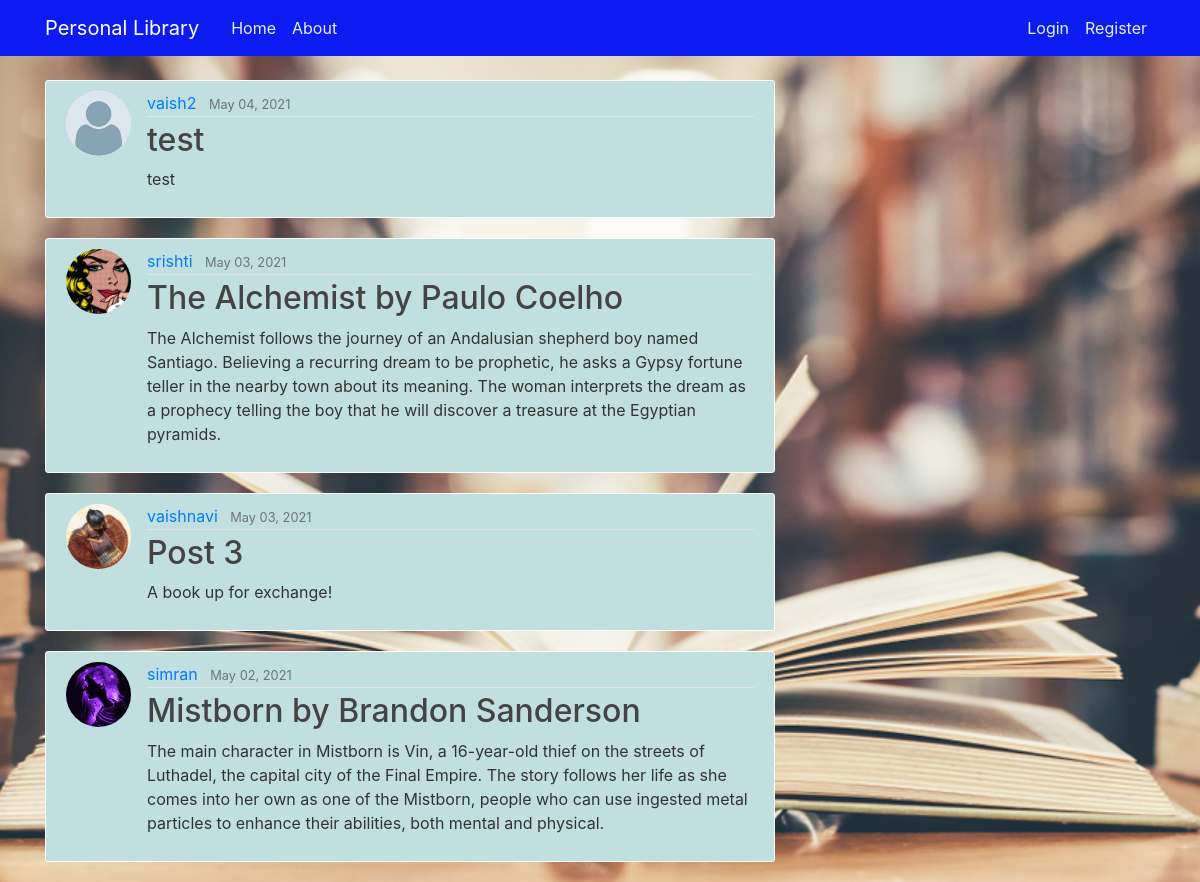
The app's page /, older data.
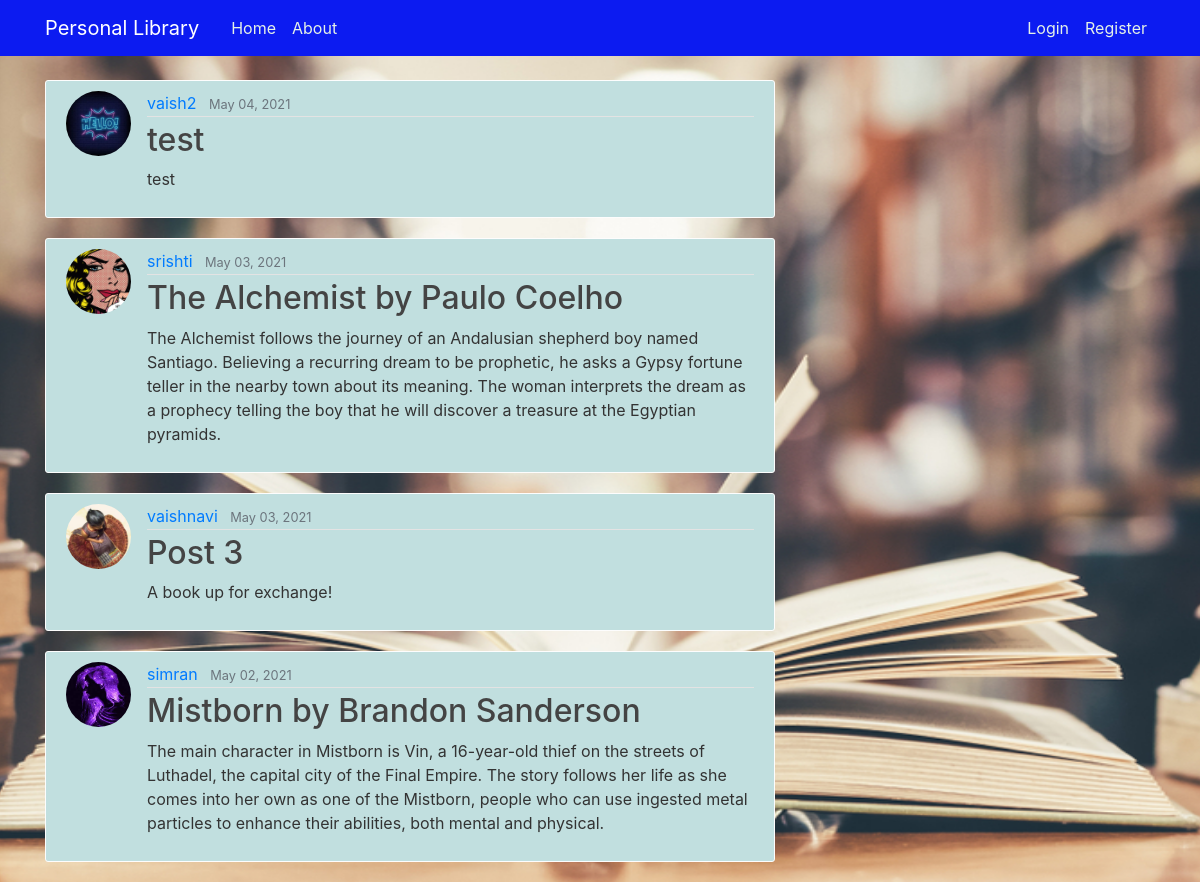
The same page, newer data.
### library/models.py (models this page shows, shortened)
class Post(models.Model):
    title = models.CharField(max_length=100, help_text="Please enter the NAME of the book and its AUTHOR!")
    content = models.TextField(max_length=1000, help_text="Enter a SUMMARY for the book!")
    date_posted = models.DateTimeField(default=timezone.now)
    author = models.ForeignKey(User, on_delete=models.CASCADE)
    book_img = models.ImageField(default='default_book.jpg', upload_to='book_images')

### users/models.py (models this page shows, shortened)
class Profile(models.Model):
    user = models.OneToOneField(User, on_delete=models.CASCADE)
    image = models.ImageField(default='default.jpg',upload_to='profile_pics')

### library/views.py (the view)
# urls.py: path('', PostListView.as_view(), name='library-home'),
class PostListView(ListView):
    model=Post
    template_name = 'library/home.html'
    context_object_name = 'posts'
    ordering = ['-date_posted']

### library/templates/library/home.html
{% extends "library/base.html" %}
{% block content %}
    {% for post in posts %}
        <article class="media content-section">
          <img class="rounded-circle article-img" src="{{ post.author.profile.image.url }}">
          <div class="media-body">
            <div class="article-metadata">
              <a class="mr-2" href="#">{{ post.author }}</a>
              <small class="text-muted">{{ post.date_posted|date:"F d, Y"}}</small>
            </div>
            <h2><a class="article-title" href="{% url 'post-detail' post.id %}">{{ post.title }}</a></h2>
            <p class="article-content">{{ post.content }}</p>
          </div>
        </article>
    {% endfor %}
{% endblock content %}

Row changes from the older to the newer data that the page shows:
changed through a linked row, Post "test": author.profile.image: picture added in place of a placeholder
